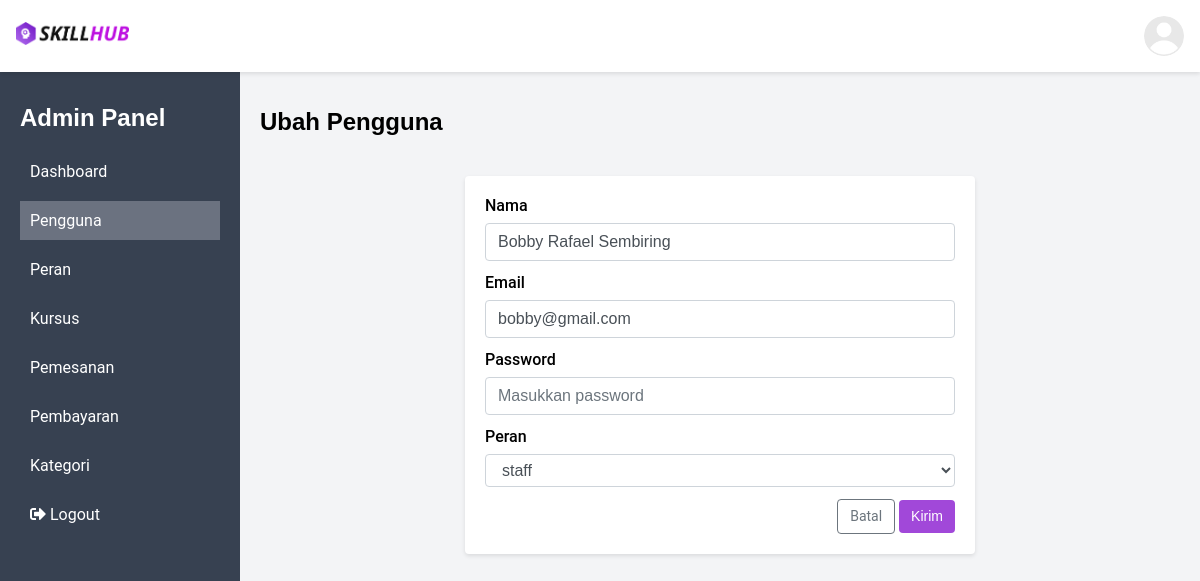
The app's page /public/pengguna/edit/2 (signed in) with its own data.
### tables this page shows
CREATE TABLE `pengguna` (
  `id` int(11) NOT NULL,
  `id_peran` int(11) DEFAULT NULL,
  `nama` varchar(100) NOT NULL,
  `email` varchar(100) NOT NULL,
  `password` varchar(255) NOT NULL,
  `is_login` tinyint(1) DEFAULT NULL
);

CREATE TABLE `peran` (
  `id` int(11) NOT NULL,
  `nama` varchar(20) NOT NULL
);

### app/controllers/Pengguna.php (called while the page is built, shortened)
<?php
class Pengguna extends Controller
{
    public function edit($id)
    {
        $this->checkUserAccess();
        $data["judul"] = "Ubah Pengguna";
        $data["peran"] = $this->model("PeranModel")->all();
        $data["pengguna"] = $this->model("PenggunaModel")->find($id);
        $data['errors'] = $_SESSION['errors'] ?? null;
        $this->view("admin_panel.pengguna.edit", $data, "templates.layout_admin");
    }
}

### app/core/App.php (called while the page is built, shortened)
<?php
class App
{
    protected $method = 'index';
    protected $params = [];
    public function __construct()
    {
        $url = $this->parseURL();
        if (isset($url[0]) && file_exists('../app/controllers/' . $url[0] . '.php')) {
            unset($url[0]);
        } else if (isset($url[0]) && !file_exists('../app/controllers/' . $url[0] . '.php')) {
            abort_if(true, 404, "errors.404");
        }
        $this->controller = new $this->controller;
        if (isset($url[1])) {
            if (method_exists($this->controller, $url[1])) {
                $this->method = $url[1];
                unset($url[1]);
            }
        }
        if (!empty($url)) {
            $this->params = array_values($url);
        }
        call_user_func_array([$this->controller, $this->method], $this->params);
    }
    public static function parseURL(): ?array
    {
        if (isset($_GET['url'])) {
            $url = rtrim($_GET['url'], '/');
            $url = filter_var($url, FILTER_SANITIZE_URL);
            $url = explode('/', $url);
            return $url;
        }
        return null;
    }
}

### public/index.php (called while the page is built, shortened)
<?php
$app = new App;

### app/core/Database.php (called while the page is built, shortened)
<?php
class Database{
    private $host = DB_HOST,
            $user = DB_USER,
            $pass = DB_PASS,
            $dbname = DB_NAME;
    private $dbh,
            $stmt;
    public function __construct(){
        $dsn = "mysql:host=$this->host;dbname=$this->dbname";
        $option = [
            PDO::ATTR_PERSISTENT => true,
            PDO::ATTR_ERRMODE => PDO::ERRMODE_EXCEPTION
        ];
        try{
            $this->dbh = new PDO($dsn, "$this->user", "$this->pass", $option);
        }catch(PDOException $e){
            die($e->getMessage());
        }
    }
    public function query($query){
        $this->stmt = $this->dbh->prepare($query);
    }
    public function bind($param, $value, $type = null){
        if(is_null($type)){
            switch(true){
                case is_int($value) :
                    $type = PDO::PARAM_INT;
                    break;
                default :
                    $type = PDO::PARAM_STR;
            }
        }
        $this->stmt->bindValue($param, $value, $type);
    }
    public function execute(){
        $this->stmt->execute();
    }
    public function resultSet(){
        $this->execute();
        return $this->stmt->fetchAll(PDO::FETCH_ASSOC);
    }
    public function single(){
        $this->execute();
        return $this->stmt->fetch(PDO::FETCH_ASSOC);
    }
}

### app/models/PenggunaModel.php (called while the page is built, shortened)
<?php
class PenggunaModel
{
    private $table = "pengguna", $db;
    public function __construct()
    {
        $this->db = new Database;
    }
    public function find($id)
    {
        $sql = <<<SQL
            SELECT $this->table.*, peran.nama AS nama_peran
            FROM $this->table, peran
            WHERE $this->table.id_peran = peran.id AND $this->table.id=:id
        SQL;
        $this->db->query($sql);
        $this->db->bind('id', $id);
        return $this->db->single();
    }
}

### app/models/PeranModel.php (called while the page is built, shortened)
<?php
class PeranModel
{
    private $table = "peran", $db;
    public function __construct()
    {
        $this->db = new Database;
    }
    public function all()
    {
        $sql = <<<SQL
            SELECT * FROM $this->table;
        SQL;
        $this->db->query($sql);
        return $this->db->resultSet();
    }
}
?>

### app/views/admin_panel/pengguna/edit.php (the view, shortened to what this page needs)
<h2>Ubah Pengguna</h2>
<div class="container container-sm form-crud">
  <div class="card">
    <div class="card-body">
      <form action="<?= BASEURL; ?>/pengguna/update" method="POST">
        <div class="mb-3">
          <label for="nama" class="form-label">Nama</label>
          <input type="text"
                 class="form-control"
                 name="nama"
                 id="nama"
                 placeholder="Masukkan nama"
                 value="<?= $pengguna['nama']; ?>"
          >
        </div>
        <div class="mb-3">
          <label for="email" class="form-label">Email</label>
          <input type="email"
                 class="form-control"
                 name="email"
                 id="email"
                 placeholder="user@example.com"
                 value="<?= $pengguna['email']; ?>"
          >
        </div>
        <div class="mb-3">
          <label for="password" class="form-label">Password</label>
          <input type="password"
                 class="form-control"
                 name="password"
                 id="password"
                 placeholder="Masukkan password"
          >
        </div>
        <div class="mb-3">
          <label for="selectPeran" class="form-label">Peran</label>
          <select class="form-control" id="selectPeran" name="id_peran">
              <?php foreach ($peran as $row): ?>
                  <?php if ($row["id"] !== 1) : ?>
                  <option value="<?= $row['id']; ?>"
                      <?= $pengguna['id_peran'] === $row['id'] ? 'selected' : '' ?>
                  >
                      <?= $row['nama']; ?>
                  </option>
                  <?php endif; ?>
              <?php endforeach; ?>
          </select>
        </div>
        <div class="text-right">
          <a class="btn btn-outline btn-outline-secondary text-sm" href="<?= BASEURL; ?>/pengguna/index">Batal</a>
          <button class="btn btn-primary text-sm">Kirim</button>
        </div>
      </form>
    </div>
  </div>
</div>

### public/css/style.css (style rules this page uses)
body, p { margin: 0; border: 0; outline: 0; font-size: 1rem; vertical-align: baseline; background: transparent; font-family: "Roboto", sans-serif; }
h1, h2, h3, h4, h5, h6 { font-family: "Montserrat", sans-serif; }
a { text-decoration: none; }
.btn { display: inline-block; font-weight: 400; color: #fff; text-align: center; vertical-align: middle; user-select: none; background-color: transparent; padding: 0.375rem 0.75rem; font-size: 1rem; line-height: 1.5; border-radius: 0.25rem; transition: color 0.15s ease-in-out, background-color 0.15s ease-in-out, border-color 0.15s ease-in-out, box-shadow 0.15s ease-in-out; cursor: pointer; border: none; }
.btn-primary { background-color: #a148d9; border-color: #a148d9; color: #fff; }
.btn-outline { border-width: 1px; border-style: solid; padding: 0.375rem 0.75rem; }
.btn-outline-secondary { color: #6c757d; border-color: #6c757d; }
.container { width: 100%; padding-right: 15px; padding-left: 15px; margin-right: auto; margin-left: auto; }
.container-sm { max-width: 540px; }
.mb-3 { margin-bottom: 0.75rem; }
.text-sm { font-size: 0.875rem; }
.text-right { text-align: right; }
.form-control { display: block; width: 100%; padding: 0.375rem 0.75rem; font-size: 1rem; line-height: 1.5; color: #495057; background-color: #fff; background-clip: padding-box; border: 1px solid #ced4da; border-radius: 0.25rem; transition: border-color 0.15s ease-in-out, box-shadow 0.15s ease-in-out; }
.form-control::placeholder { color: #6c757d; opacity: 1; }
.form-label { display: block; margin-bottom: 0.5rem; font-weight: 500; }
.card { position: relative; display: -ms-flexbox; display: flex; -ms-flex-direction: column; flex-direction: column; min-width: 0; word-wrap: break-word; background-color: #fff; background-clip: border-box; box-shadow: 0 2px 4px rgba(0, 0, 0, 0.1); border-radius: 0.25rem; }
.card-body { -ms-flex: 1 1 auto; flex: 1 1 auto; padding: 1.25rem; }
.form-crud { margin-top: 2.5rem; }

### records on screen
pengguna: nama "Bobby Rafael Sembiring", email "bobby@gmail.com", id_peran "staff"
